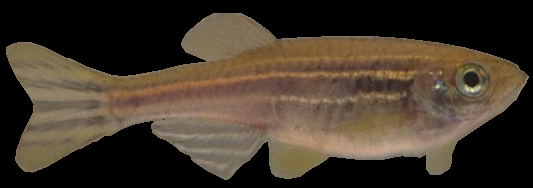
#> input picture testdata/zebrafish.png, 533 x 188 px, found by its file name
$ python opencv-test.py
#> lines starting #> are read from the running program, lines starting #| are printed output that depends on the picture; after the words box and inside, x2 and y2 are one past the last pixel; in counts of white or black regions, pixels touching at a corner belong together
import cv2
import numpy as np


def rotate_angle(image, angle):  # rotate the square image

    height, width = image.shape[0:2]  # get the height and width of image
    if height != width:
        raise NameError("it is not square image!")

    rota_matrix = cv2.getRotationMatrix2D((height / 2, width / 2), angle, 1)  # get the rotation matrix
    rot_image = cv2.warpAffine(image, rota_matrix, (height, width))  # apply the rotation matrix on image
    rot_image_gray = cv2.cvtColor(rot_image, cv2.COLOR_BGR2GRAY)  # generate the gray image
    ret, rot_mask = cv2.threshold(rot_image_gray, 10, 255, cv2.THRESH_BINARY)  # generate the mask (black background)
    rot_mask_inv = cv2.bitwise_not(rot_mask)  # generate the inverse mask(white background)
    rot_back = np.broadcast_to((rot_mask_inv).reshape(533, 533, 1), rot_image.shape)  # generate the blank inverse image
    rot_image = cv2.add(rot_image, rot_back)  # add together to get image with blank back

    return rot_image

def ROI(image, background, position):
    height, width = image.shape[0:2]
    x, y = position
    roi = background[x:x + height, y:y + width]

    return roi

def generate_fishes_datafile():
    fishes = list()
    for angle in range(0, 360):
        fishes.append(rotate_angle(square_fish, angle))
    np.save("./data/Right360.npy", np.array(fishes))

if __name__ == '__main__':
    dtype = cv2.imread("testdata\\zebrafish.png").dtype  # get the type of the numpyarray
    raw_fish = cv2.imread("testdata\\zebrafish.png")  # get the raw fish data
#> raw_fish is the input picture: shape (188, 533, 3); mean B, G, R 43.1, 55.8, 67.5

    Len_fish = raw_fish.shape[1]  # get the longest side
#> Len_fish = 533
    Drif = (raw_fish.shape[1] - raw_fish.shape[0]) // 2  # calculate the drift form sort side to long side
#> Drif = 172
    square_fish = np.zeros((Len_fish, Len_fish, 3), dtype=dtype)  # generate the square image
    square_fish[Drif + 1:-Drif, :] = raw_fish  # put original fish image into square with drift
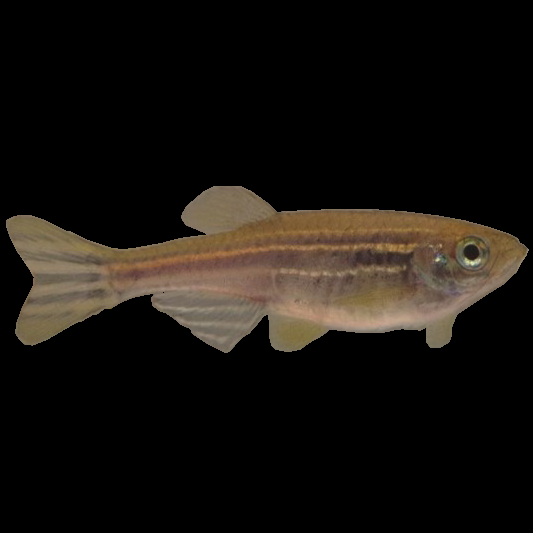
#> square_fish: shape (533, 533, 3); mean B, G, R 15.2, 19.7, 23.8

    blank = np.full((1080, 1920, 3), 0, dtype=dtype)  # full with one and multiply 255.0 to get blank background
#> blank: shape (1080, 1920, 3); every value is 0
    print(type(np.dtype('uint8')))

    """cv2.imshow("test", blank)
	cv2.waitKey(2000)

	cv2.imshow("test", fish)
	cv2.waitKey(2000)

	fish = np.fliplr(fish)
	cv2.imshow("test", fish)
	cv2.waitKey(2000)

    rota = cv2.getRotationMatrix2D((Len_fish / 2, Len_fish / 2), -45, 1)  # get the rotation matrix
    rot_fish = cv2.warpAffine(square_fish, rota, (Len_fish, Len_fish))  # apply the rotation matrix on square_fish
    rot_fish_gray = cv2.cvtColor(rot_fish, cv2.COLOR_BGR2GRAY)  # generate the gray image
    ret, mask = cv2.threshold(rot_fish_gray, 10, 255,cv2.THRESH_BINARY)  # generate the mask which used to determind where the pixel pass
    mask_inv = cv2.bitwise_not(mask)  # inverse mask
    rows, cols, channel = square_fish.shape  # get the size of squared fish
    roi = blank[0:rows, 0:cols]  # this is used to merge the fish and blank image.
    show_bk = cv2.bitwise_and(roi, roi, mask=mask_inv)  #
    show_fg = cv2.bitwise_and(rot_fish, rot_fish, mask=mask)
    show_up = cv2.add(show_bk, show_fg)"""

    rot_fish = rotate_angle(square_fish, 45)
#> in rotate_angle, `rot_image = cv2.warpAffine(image, rota_matrix, (height, width))`:
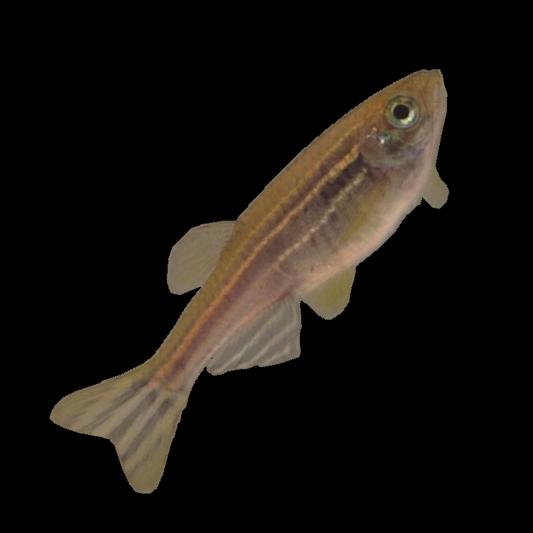
#> rot_image: shape (533, 533, 3); mean B, G, R 15.2, 19.7, 23.8
#> in rotate_angle, `rot_image_gray = cv2.cvtColor(rot_image, cv2.COLOR_BGR2GRAY)`:
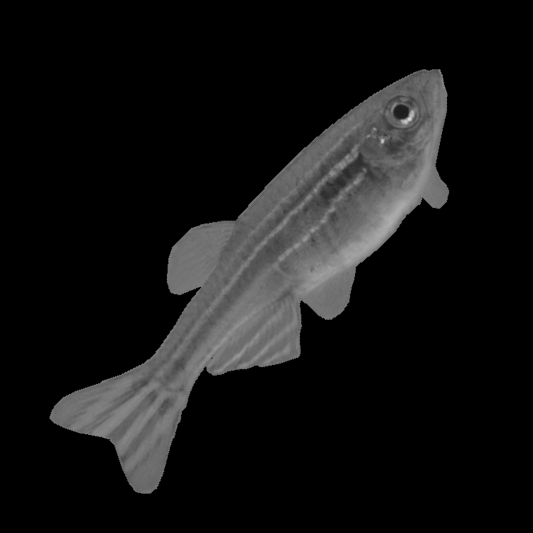
#> rot_image_gray: shape (533, 533); min 0, max 219, mean 20.4
#> in rotate_angle, `ret, rot_mask = cv2.threshold(rot_image_gray, 10, 255, cv2.THRESH_BINA..`:
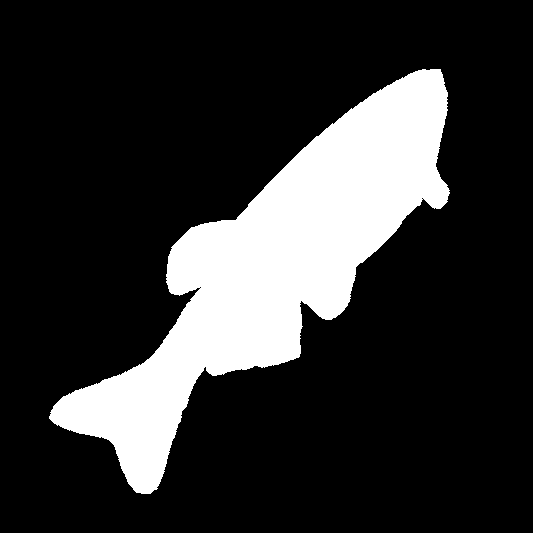
#> rot_mask: shape (533, 533); 19.2% white; 1 white region, box (x1, y1, x2, y2) and area: (49, 69, 450, 494) 54584
#> in rotate_angle, `rot_image = cv2.add(rot_image, rot_back)`:
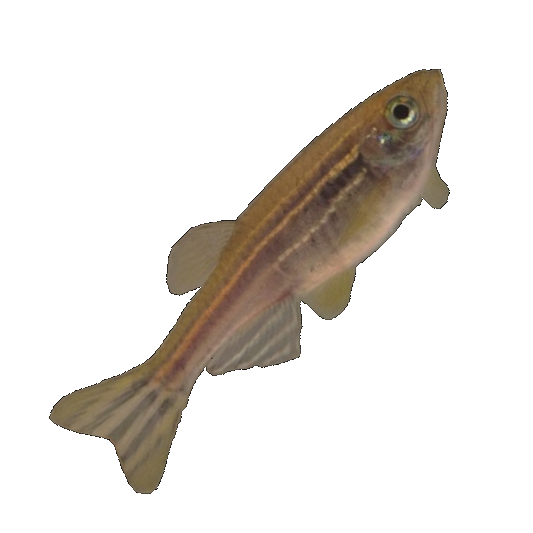
#> rot_image: shape (533, 533, 3); mean B, G, R 221.2, 225.7, 229.8

#> (the run stopped early here; a loop or call above may not have finished)
